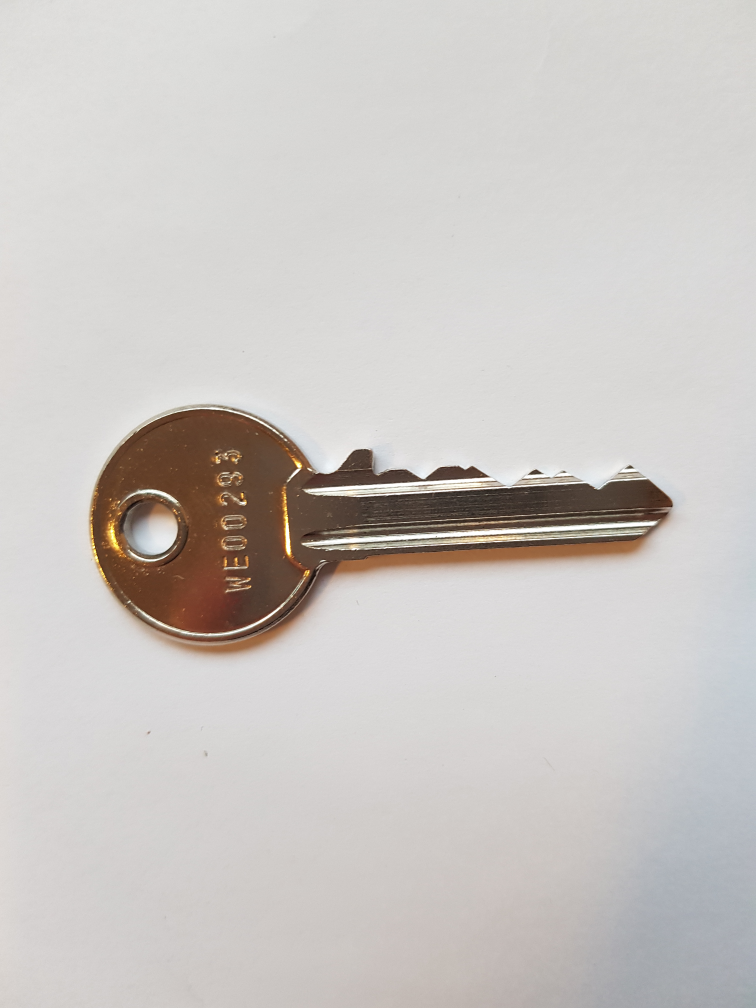
#> input picture dataset/Abus-2/Abus-2-cote-2.jpg, 3024 x 4032 px, found by its file name (shown at 1/4 size)
$ python main.py
#> lines starting #> are read from the running program, lines starting #| are printed output that depends on the picture; after the words box and inside, x2 and y2 are one past the last pixel; in counts of white or black regions, pixels touching at a corner belong together; long printed decimals are rounded
### src/fonctions.py
from __future__ import print_function
from __future__ import division
import cv2 as cv
import numpy as np
import math
from numpy import diff
import json

NFEATURES_MATCHING = 100000  # Nombre de points clés pour le feature matching
NB_MAX_KEY_POINTS = 70  # Nombre de points de correspondance gardés


def resize_auto(img):
    scale_percent = compute_scale_percent(img)  # percent of original size
    width = int(img.shape[1] * scale_percent / 100)
    height = int(img.shape[0] * scale_percent / 100)
    dim = (width, height)
    resized = cv.resize(img, dim, interpolation=cv.INTER_AREA)  # resize image
    return resized


def compute_scale_percent(img):  # scale image to be maximum 600 pixels along the longest dimension
    longest_dim = img.shape[0]
    if longest_dim < img.shape[1]:
        longest_dim = img.shape[1]

    scale_percent = 100  # default case, image size is already ok so we keep 100% of it
    if longest_dim > 600:  # if too large, compute scale_percent
        scale_percent = (600 * 100) / longest_dim
    return scale_percent


def rotate(img, angle):
    h = img.shape[0]  # get image height, width
    w = img.shape[1]
    center = (w / 2, h / 2)  # calculate the center of the image
    M = cv.getRotationMatrix2D(center, angle, 1)

    # Perform the counter clockwise rotation holding at the center
    rotated = cv.warpAffine(img, M, (w, h), flags=cv.INTER_LINEAR + cv.WARP_FILL_OUTLIERS,
                            borderMode=cv.BORDER_REPLICATE)
    return rotated


def hough_transform(img, angular_res, canny_threshold1, canny_threshold2):
    img2 = np.copy(img)

    canny = cv.Canny(img2, canny_threshold1, canny_threshold2)
    ht = cv.cvtColor(canny, cv.COLOR_GRAY2BGR)

    lines = cv.HoughLines(canny, 1, np.pi / 180 * angular_res, 150)  # Standard Hough Line Transform
    thetas = []
    if lines is not None:
        for i in range(0, len(lines)):
            theta = lines[i][0][1]
            thetas.append(theta)
            rho = lines[i][0][0]
            a = math.cos(theta)
            b = math.sin(theta)
            x0 = a * rho
            y0 = b * rho
            pt1 = (int(x0 + 1000 * (-b)), int(y0 + 1000 * (a)))
            pt2 = (int(x0 - 1000 * (-b)), int(y0 - 1000 * (a)))
            cv.line(ht, pt1, pt2, (0, 0, 255), 1, cv.LINE_AA)
    theta_median = np.median(thetas)
    return ht, theta_median * 180 / math.pi


def feature_match_crop(key, pattern, canny_threshold1, canny_threshold2):
    # Conversion en niveaux de gris
    rotated_key_photo = cv.cvtColor(key, cv.COLOR_BGR2GRAY)
    pattern = cv.cvtColor(pattern, cv.COLOR_BGR2GRAY)

    # Detection des contours de la photo et du pattern
    key_edges = cv.Canny(rotated_key_photo, canny_threshold1, canny_threshold2)
    pattern_edges = cv.Canny(pattern, canny_threshold1, canny_threshold2)

    # Recherche de points clés sur les images
    orb = cv.ORB_create(nfeatures=NFEATURES_MATCHING, scoreType=cv.ORB_FAST_SCORE)
    kp1 = orb.detect(pattern_edges, None)
    kp1, des1 = orb.compute(pattern_edges, kp1)
    kp2 = orb.detect(key_edges, None)
    kp2, des2 = orb.compute(key_edges, kp2)

    # Recherche de correspondances et tri dans l'ordre
    bf = cv.BFMatcher(cv.NORM_HAMMING2)
    matches = bf.match(des1, des2)
    matches = sorted(matches, key=lambda x: x.distance)

    # Affichage des 70 meilleures correspondances
    matches_img = cv.drawMatches(pattern_edges, kp1, key_edges, kp2, matches[:NB_MAX_KEY_POINTS], None, flags=2)

    # Rognage de la photo de la clé à partir des points trouvés
    dst_pts = np.float32([kp2[m.trainIdx].pt for m in matches[:NB_MAX_KEY_POINTS]])
    min_x, min_y = np.int32(dst_pts.min(axis=0))
    max_x, max_y = np.int32(dst_pts.max(axis=0))

    return key[min_y:max_y, min_x:max_x], matches_img


# Recherche de cercle puis rogagne de l'image
def find_circles_and_crop(img):
    w = img.shape[1]

    # copie de l'image pour afficher les cercles
    img2 = np.copy(img)
    img2 = cv.cvtColor(img2, cv.COLOR_BGR2GRAY)

    # Rayons minimum et maximum du cercle à chercher
    radius_min = int(0.8 * (w / 2))
    radius_max = int(w / 2)

    # Recherche de cercles dans l'image
    circles = cv.HoughCircles(img2, cv.HOUGH_GRADIENT, 1.9, 180, param1=100, param2=60, minRadius=radius_min,
                              maxRadius=radius_max)

    # Si un cercle a été trouvé
    if circles is not None and circles.shape[0] == 1:
        circles = np.round(circles[0, :]).astype("int")
        # print("Circles :", circles)
        # Affichage pour débugage
        for (center_circle_x, center_circle_y, rayon) in circles:
            cv.circle(img2, (center_circle_x, center_circle_y), rayon, (0, 255, 0), 4)
            cv.imshow("Cercles trouvés", img2)
            cv.waitKey()
        # Si le centre du cercle est dessous du milieu de l'image (verticalement), la clé est à l'envers
        if circles[0][1] > img.shape[0] / 2:
            print("Clé a l'envers")
            img = img[:circles[0][1] - circles[0][2], :img.shape[1]]
            img = cv.flip(img, 0)
        else:
            img = img[circles[0][1] + circles[0][2]:, :img.shape[1]]
        return img
    else:
        print("Aucun cercle trouvé...")
        return None


# Recherche de la profondeur des crans
def measure_cuts(img, contours, cuts_centers, w):
    # Position "en largeur" sur l'image des crans
    x_position_cuts = []
    for i in range(len(cuts_centers)):
        x = [x[1] for x in contours if x[0] == cuts_centers[i]][0]
        cv.circle(img, (x, cuts_centers[i]), 5, (255, 0, 0), 5)
        x_position_cuts.append(x)
    return x_position_cuts, img


# Calcul et traçage des positions (en hauteur) des crans.
# Calculé à partir de la position du premier cran et de l'espacement défini selon le type de clé
def cuts_positions(mm_in_pixel, first_notch, notch_space):
    cuts_centers = []
    for i in range(5):
        cut_center = round(first_notch + notch_space * i * mm_in_pixel)
        cuts_centers.append(cut_center)
    return cuts_centers


# Recherche du "shoulder", le pixel blanc le plus à droite de l'image après avoir été rognée
def find_shoulder_position(polygon_edges):
    print(polygon_edges)
    list_max_x = max(polygon_edges, key=lambda x: x[1])
    return list_max_x[1], list_max_x[0], polygon_edges.index(list_max_x)


# Recherche du premier cran de la clé
def get_first_notch(polygon_edges):
    list_min_x = min(polygon_edges, key=lambda x: x[1])
    return list_min_x[1], list_min_x[0]


# Calcul difference en horizontal entre le "shoulder" et les crans puis conversion en mm
def get_cuts_depth(crans, shoulder, mm_in_pixel):
    depths_in_mm = []
    for cran in crans:
        depth = shoulder - cran
        depths_in_mm.append(round((depth / mm_in_pixel), 3))
    return depths_in_mm


# Calcul des seuils pour la détection de contours
def get_threshold_values(img):
    img = cv.cvtColor(img, cv.COLOR_BGR2GRAY)
    ret, th = cv.threshold(img, 0, 255, cv.THRESH_BINARY + cv.THRESH_OTSU)
    high_val = ret
    low_val = ret * 0.5
    # print(high_thresh_val, low_thresh_val)
    return low_val, high_val


def get_key_measures(img_edges, shoulder_tip_mm, cut_spacing, w, key_edges_right, auto_find_cuts):
    img2 = np.copy(img_edges)
    shoulder_x, shoulder_y, index_shoulder = find_shoulder_position(key_edges_right)  # position x et y du "shoulder"

    # Conversion mm en pixels
    mm_in_pixels = (img2.shape[0] - shoulder_y) / shoulder_tip_mm
    print("mm pixel :", mm_in_pixels)
    print("Shoulder y:", shoulder_y)

    # Recherche du premier cran (présent en dessous du "shoulder")
    # Une marge de 50px est pris en dessous du shoulder, pour ne pas détecter le second cran
    first_notch_x, first_notch_y = get_first_notch(key_edges_right[index_shoulder:index_shoulder + 50])
    print("Position Y premier cran :", first_notch_y)

    if not auto_find_cuts:
        cuts_centers = cuts_positions(mm_in_pixels, first_notch_y, cut_spacing)  # Position des crans en hauteur
    else:
        cuts_centers = get_pos_cuts_auto(key_edges_right)
        if cuts_centers[0] < first_notch_y:
            del cuts_centers[0]
        cuts_centers[0] = first_notch_y

    for cut in cuts_centers:
        cv.line(img2, ((int)(0.25 * w), cut), ((int)(0.75 * w), cut), (255, 0, 0), 1, cv.LINE_AA)
    print("Positions Y des crans :", cuts_centers)

    # position des crans en largeur
    cuts_x_pos, img_res = measure_cuts(img_edges, key_edges_right, cuts_centers, w)

    # Profondeur en mm des crans
    result = get_cuts_depth(cuts_x_pos, shoulder_x, mm_in_pixels)
    return img_res, img2, result, mm_in_pixels


def polygon_detection(img):
    img2 = np.copy(img)
    img2 = cv.cvtColor(img2, cv.COLOR_GRAY2RGB)

    (h, w) = img.shape[0], img.shape[1]
    key_edges_left = []
    key_edges_right = []
    # i --> y et j-->x
    # Left edge
    left_edge_pos = 0
    for i in range(5, h - 5):
        j = 0
        while img[i][j] == 0 and j < w - 1:
            j += 1
        if j == w - 1:
            j = 0
        key_edges_left.append((i, j))
        img2[i][j] = (255, 0, 0)
        if i == 10:
            left_edge_pos = j

    # Right edge
    right_edge_pos = 0
    for i in range(5, h - 5):
        j = w - 1
        while img[i][j] == 0 and j > 0:
            j -= 1
        if j == 0:
            j = w - 1
        key_edges_right.append((i, j))
        img2[i][j] = (0, 255, 0)
        if i == 10:
            right_edge_pos = j

    key_width_px = right_edge_pos - left_edge_pos
    print("key_width_px: " + str(key_width_px))
    return img2, key_edges_left, key_edges_right, key_width_px


# Obtenir la position des crans de façon automatique
# [52 lines left out: function get_pos_cuts_auto, not called in this run]


def get_key_code(file, name, depths, key_width):
    code = []

    # Chargement du fichier JSON
    with open(file) as json_file:
        keys_info = json.load(json_file)

        # On parcourt la liste des clés pour trouver la clé correpondante
        for key in keys_info['keys']:
            if key['name'] == name:
                key_data = key['data']
                print("name: " + key['name'])

                # Pour chaque cran mesuré, on cherche le code correspondant dans le JSON
                for i in range(0, len(depths)):
                    depths[i] = abs(key_width - depths[i])  # Distance entre le dos de la clé et le bas du cran
                    print("=== " + str(depths[i]) + "mm ===")

                    # Recherche du code
                    for e in range(0, len(key_data)):
                        if key_data[e]['depth'] - 0.25 <= depths[i] < key_data[e]['depth'] + 0.25:
                            found = key_data[e]['code']
                            code.append(found)
                            print("Cran n°" + str(i) + " : Code trouvé (" + str(found) + ")")
                            break

                        # Si on arrive à la fin de la liste des codes, on indique que le code n'a pas été trouvé
                        elif e == len(key_data) - 1:
                            code.append(-1)
                            print("Cran n°" + str(i) + " : Code non trouvé")
    return code

### src/main.py
from fonctions import *
import matplotlib.pyplot as plt

CUT_SPACING = 3.8  # Espace entre les crans
SHOULDER_TIP_DISTANCE = 26.7  # Espace en mm shoulder - tip
ANGULAR_RES = 0.1  # Résolution de l'angle d'orientation de la clé
AUTO_FIND_CUTS = False  # Utiliser le système de recherche automatique des crans
KEY_NAME = "abus"  # current possible values in json file : "evva", "thirard", "abus", "city"

# Chargement des images
KeyPhoto = cv.imread('dataset/Abus-2/Abus-2-cote-2.jpg')
#> KeyPhoto is the input picture: shape (4032, 3024, 3); mean B, G, R 195.5, 198.5, 202.7
Pattern = cv.imread('model-3D.png')
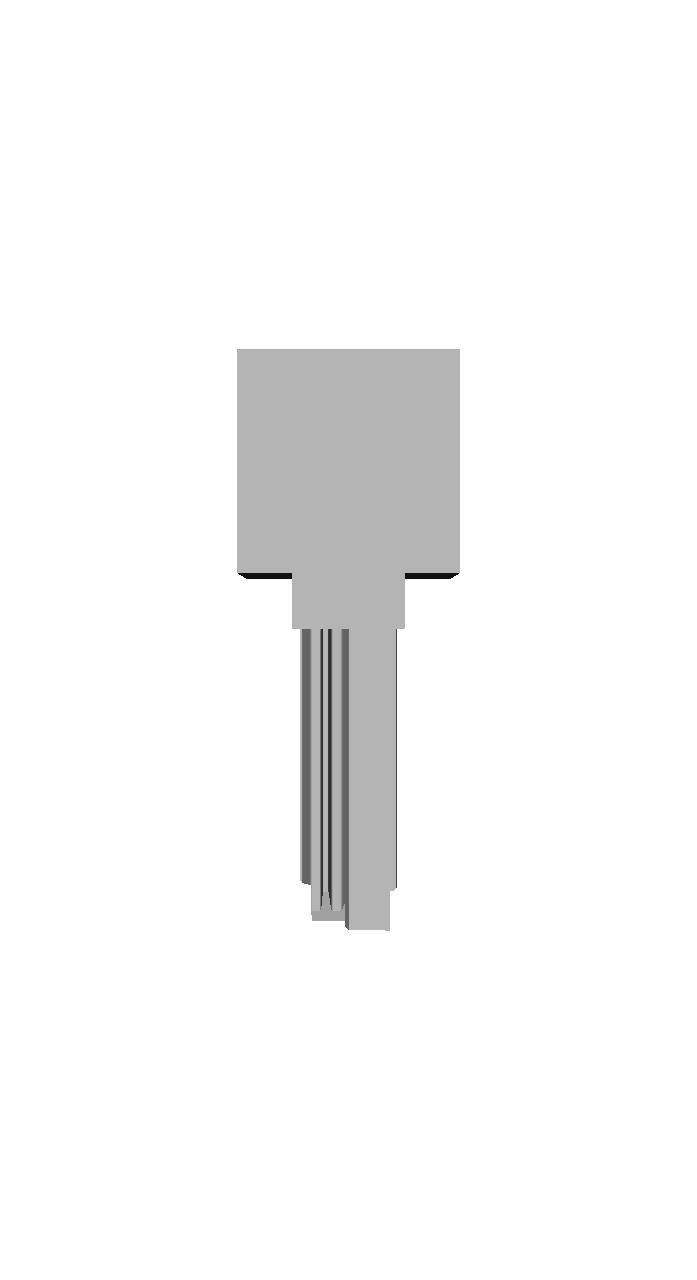
#> input picture src/model-3d.png, 697 x 1280 px, found by its file name
#> Pattern is the input picture: shape (1280, 697, 3); min 17, max 255, mean 247.1

# Redimensionnement des images
KeyPhoto = resize_auto(KeyPhoto)
#> in resize_auto, `scale_percent = compute_scale_percent(img)`: scale_percent = 14.88
#> in resize_auto, `width = int(img.shape[1] * scale_percent / 100)`: width = 450
#> in resize_auto, `height = int(img.shape[0] * scale_percent / 100)`: height = 600
#> in resize_auto, `dim = (width, height)`: dim = (450, 600)
Pattern = resize_auto(Pattern)

# Calcul des seuils pour la détection de bords avec Canny
canny_threshold1, canny_threshold2 = get_threshold_values(KeyPhoto)
#> in get_threshold_values, `ret, th = cv.threshold(img, 0, 255, cv.THRESH_BINARY + cv.THRESH_OTSU)`:
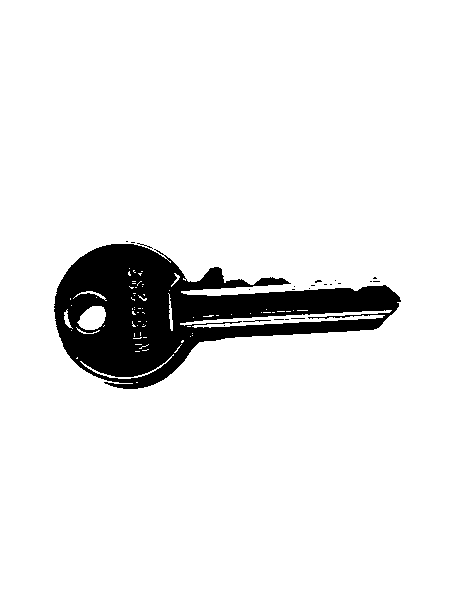
#> th: shape (600, 450); 91.5% white; 22 black regions (20 under 20 px), largest, box (x1, y1, x2, y2) and area: (54, 244, 401, 389) 22952, (243, 320, 271, 322) 29
#> in get_threshold_values, `ret, th = cv.threshold(img, 0, 255, cv.THRESH_BINARY + cv.THRESH_OTSU)`: ret = 145
#> in get_threshold_values, `low_val = ret * 0.5`: low_val = 72.5
#> canny_threshold1 = 72.5; canny_threshold2 = 145

# Calcul de l'angle d'orientation de la clé
houghTransformScene, rotation_angle = hough_transform(KeyPhoto, ANGULAR_RES, canny_threshold1, canny_threshold2)
#> in hough_transform, `lines = cv.HoughLines(canny, 1, np.pi / 180 * angular_res, 150)`: lines = 24 rows, first 8: [334, 1.51], [326, 1.51], [331, 1.51], [335, 1.51], [328, 1.51], [333, 1.52], [327, 1.51], [325, 1.52]
#> the loop in hough_transform, `for i in range(0, len(lines)):` made 24 passes
#> (theta, rho, a, b, x0, y0, pt1, pt2) on passes 1 to 6: (1.51, 334, 0.0576, 0.998, 19.23, 333.4, (-979, 391), (1017, 275)), (1.51, 326, 0.0576, 0.998, 18.77, 325.5, (-979, 383), (1017, 267)), (1.51, 331, 0.0558, 0.998, 18.48, 330.5, (-979, 386), (1016, 274)), (1.51, 335, 0.061, 0.998, 20.45, 334.4, (-977, 395), (1018, 273)), (1.51, 328, 0.0576, 0.998, 18.88, 327.5, (-979, 385), (1017, 269)), (1.52, 333, 0.0541, 0.999, 18.01, 332.5, (-980, 386), (1016, 278))
#> after the loop in hough_transform, `for i in range(0, len(lines)):`:
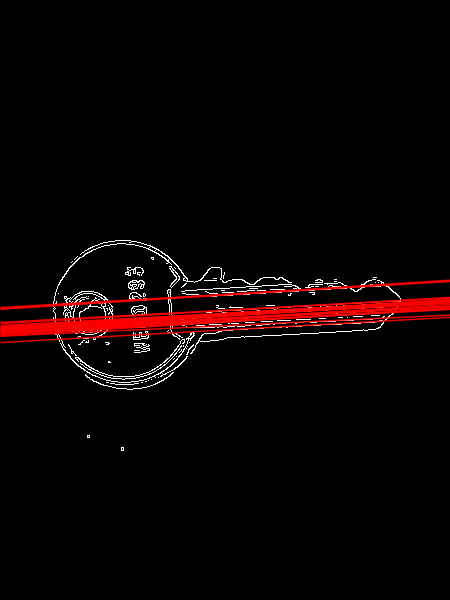
#> ht: shape (600, 450, 3); mean B, G, R 3.1, 3.1, 10.5
#> after the loop in hough_transform, `for i in range(0, len(lines)):`: thetas = [1.51, 1.51, 1.51, 1.51, 1.51, 1.52, 1.51, 1.52, 1.51, 1.52, 1.51, 1.51, 1.51, 1.52, 1.52, 1.52, 1.51, 1.51, 1.51, 1.51, 1.51, 1.52, 1.51, 1.52]
#> in hough_transform, `theta_median = np.median(thetas)`: theta_median = 1.51
#> rotation_angle = 86.7
plt.subplot(3, 4, 1), plt.title("Hough Transform"), plt.imshow(houghTransformScene)
print("Angle de la clé : ", rotation_angle)
#| Angle de la clé :  86.700

# Réorientation de l'image
if rotation_angle != 0:
    rotated_key_photo = rotate(KeyPhoto, rotation_angle)
#> in rotate, `M = cv.getRotationMatrix2D(center, angle, 1)`: M = [[0.0576, 0.998, -87.45], [-0.998, 0.0576, 507.4]]
else:  # la clé est déjà à la verticale (0°)
    rotated_key_photo = KeyPhoto
plt.subplot(342), plt.title("Clé retournée"), plt.imshow(rotated_key_photo)

# Segmentation de l'image avec le feature matching
cropped_key, matches_img = feature_match_crop(rotated_key_photo, Pattern, canny_threshold1, canny_threshold2)
#> in feature_match_crop, `kp1 = orb.detect(pattern_edges, None)`: kp1 = 245 keypoints; strongest (x, y, size): (186, 414, 31), (110, 265, 31), (215, 265, 31), (153, 294, 31)
#> in feature_match_crop, `kp2 = orb.detect(key_edges, None)`: kp2 = 2253 keypoints; strongest (x, y, size): (247, 454, 31), (227, 442, 31), (264, 344, 31), (220, 147, 31)
#> in feature_match_crop, `matches = bf.match(des1, des2)`: matches = 245 matches
#> in feature_match_crop, `matches_img = cv.drawMatches(pattern_edges, kp1, key_edges, kp2, match..`:
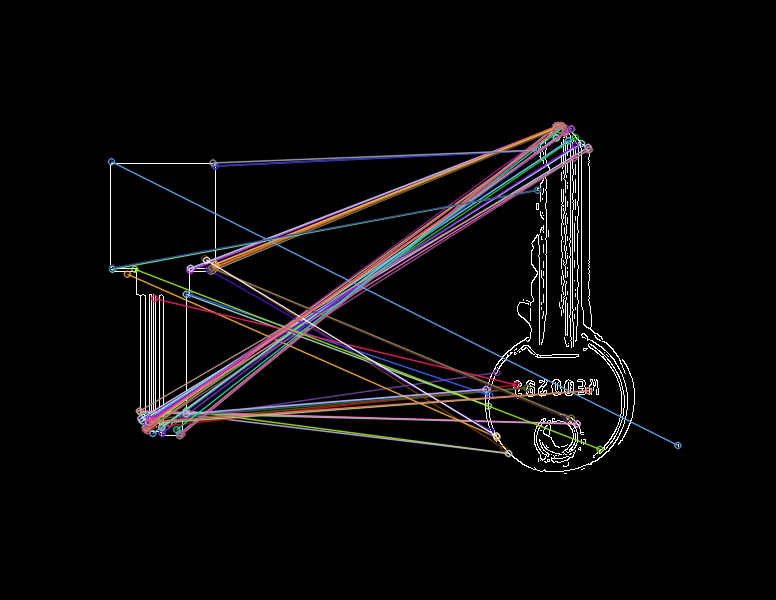
#> matches_img: shape (600, 776, 3); mean of channels 0, 1, 2 10.4, 9.7, 10.9; drawn as B, G, R
#> in feature_match_crop, `dst_pts = np.float32([kp2[m.trainIdx].pt for m in matches[:NB_MAX_KEY_..`: dst_pts = 70 pairs, first value 159.6 to 351.4, second value 125.3 to 453
#> in feature_match_crop, `min_x, min_y = np.int32(dst_pts.min(axis=0))`: min_x = 159; min_y = 125
#> in feature_match_crop, `max_x, max_y = np.int32(dst_pts.max(axis=0))`: max_x = 351; max_y = 453
plt.subplot(3, 4, 3), plt.title("Matches"), plt.imshow(matches_img)
plt.subplot(3, 4, 4), plt.title("Cle rognee 1"), plt.imshow(cropped_key)

# Recherche de la partie circulaire supérieure de la clé
# pour ne garder que les crans (et réorienter la clé si besoin)
cropped_key = find_circles_and_crop(cropped_key)
#> in find_circles_and_crop, `img2 = cv.cvtColor(img2, cv.COLOR_BGR2GRAY)`:
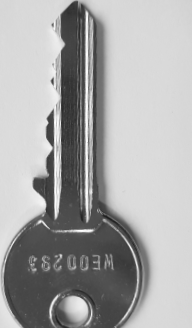
#> img2: shape (328, 192); min 29, max 255, mean 167.6
#> in find_circles_and_crop, `circles = cv.HoughCircles(img2, cv.HOUGH_GRADIENT, 1.9, 180, param1=10..`: circles = [[52.25, 270.8, 84.36]]
#> in find_circles_and_crop, `circles = np.round(circles[0, :]).astype("int")`: circles = [[52, 271, 84]]
#> the loop in find_circles_and_crop, `for (center_circle_x, center_circle_y, rayon) in circles:` made 1 pass
cropped_key_width = cropped_key.shape[1]
cropped_key_height = cropped_key.shape[0]
plt.subplot(3, 4, 5), plt.title("Clé rognée 2"), plt.imshow(cropped_key)

# Détection des contours des crans de la clé
canny_threshold1, canny_threshold2 = get_threshold_values(cropped_key)
#> in get_threshold_values (call 2), `ret, th = cv.threshold(img, 0, 255, cv.THRESH_BINARY + cv.THRESH_OTSU)`:
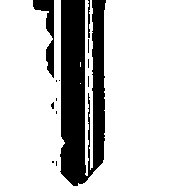
#> th: shape (187, 192); 79.9% white; 13 black regions (10 under 20 px), largest, box (x1, y1, x2, y2) and area: (60, 0, 106, 186) 6454, (33, 0, 54, 78) 619, (88, 0, 90, 38) 62
#> in get_threshold_values (call 2), `ret, th = cv.threshold(img, 0, 255, cv.THRESH_BINARY + cv.THRESH_OTSU)`: ret = 148
#> in get_threshold_values (call 2), `low_val = ret * 0.5`: low_val = 74
#> canny_threshold1 = 74; canny_threshold2 = 148
detected_edges = cv.Canny(cropped_key, canny_threshold1, canny_threshold2)
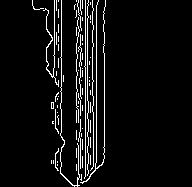
#> detected_edges: shape (187, 192); 5.8% white in thin lines or dots, all inside (x1, y1, x2, y2) = (32, 0, 106, 187)

# Mesure profondeur des crans
img_polygon, key_edges_left, key_edges_right, key_width_px = polygon_detection(detected_edges)
#> (the rest of the program and of its run is left out)
